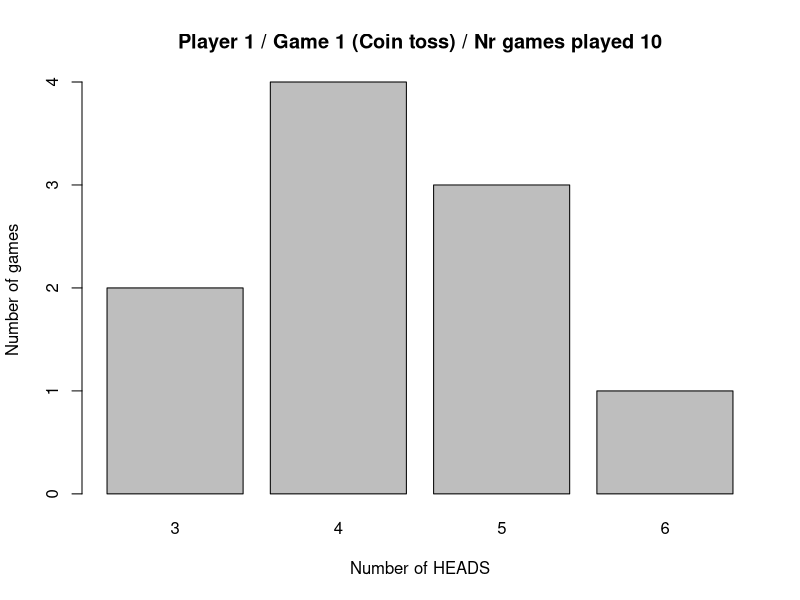
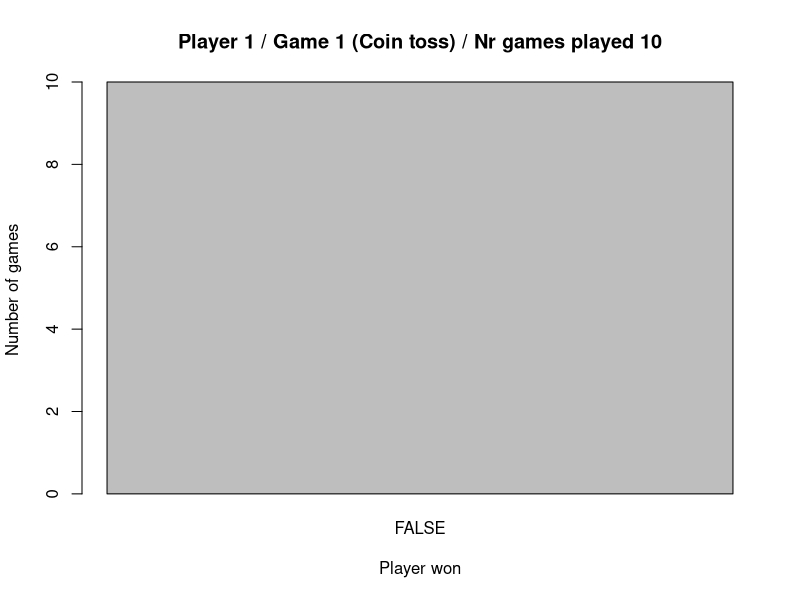
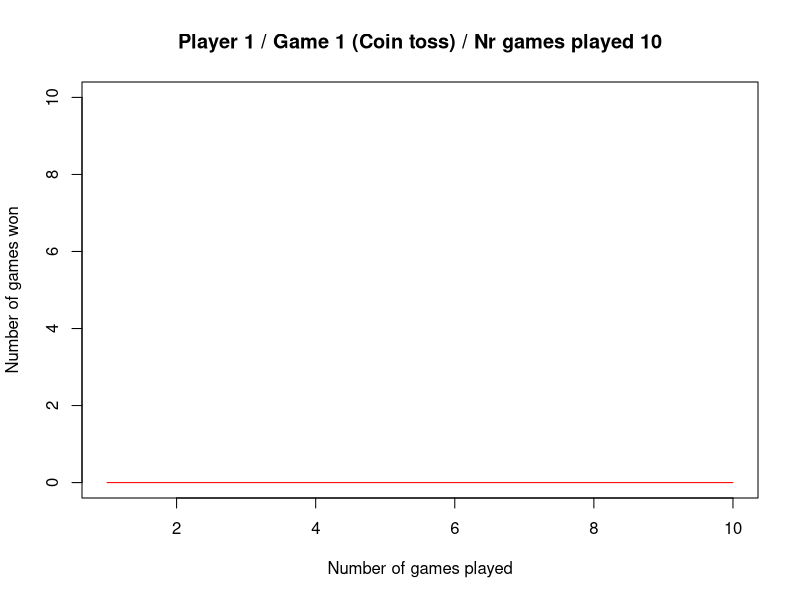
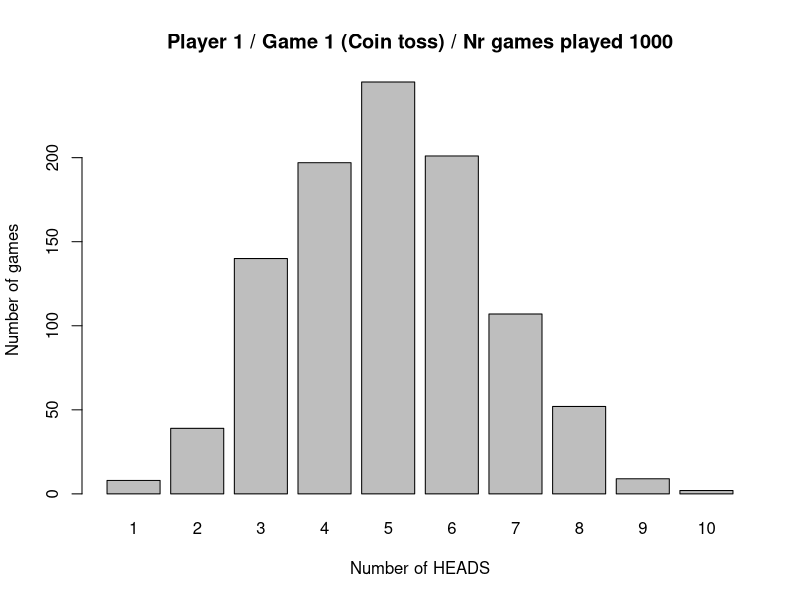
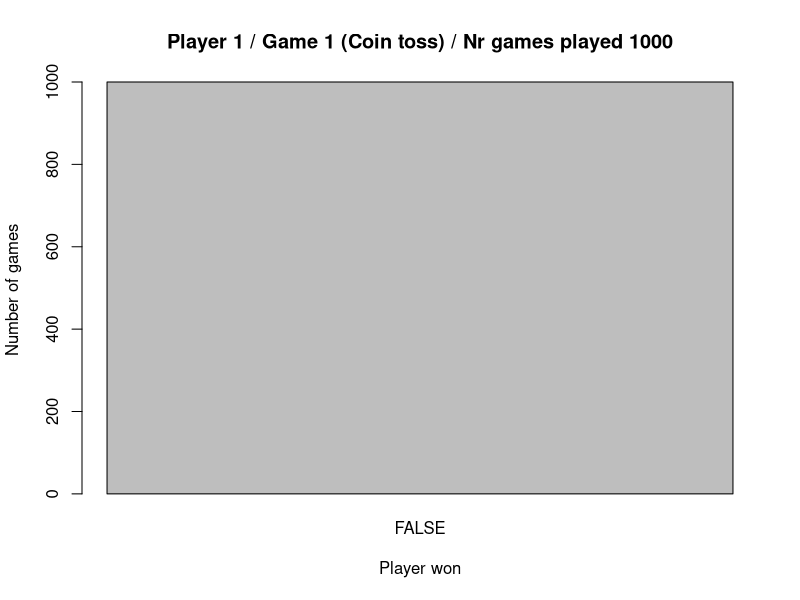
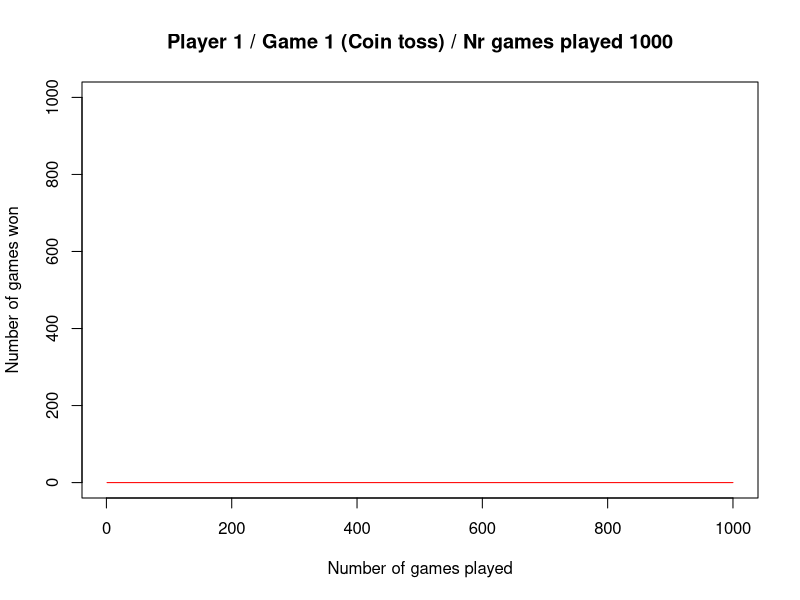
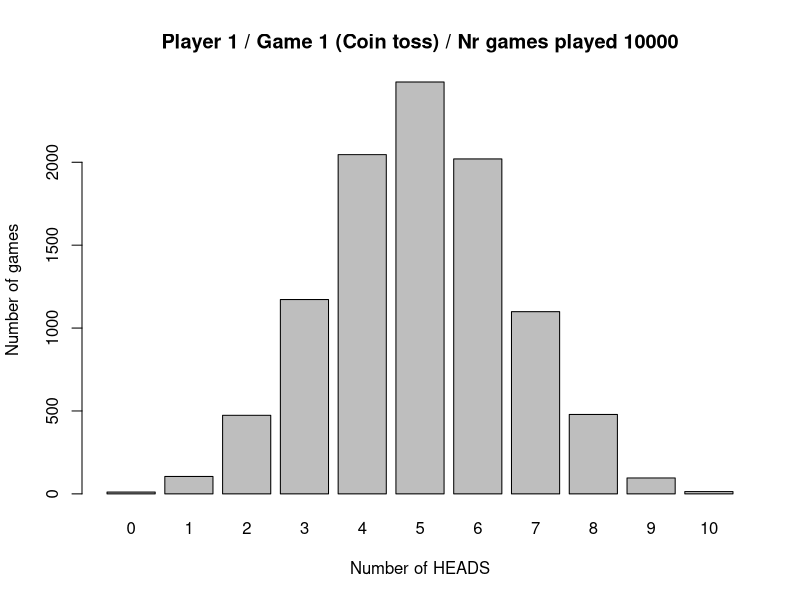
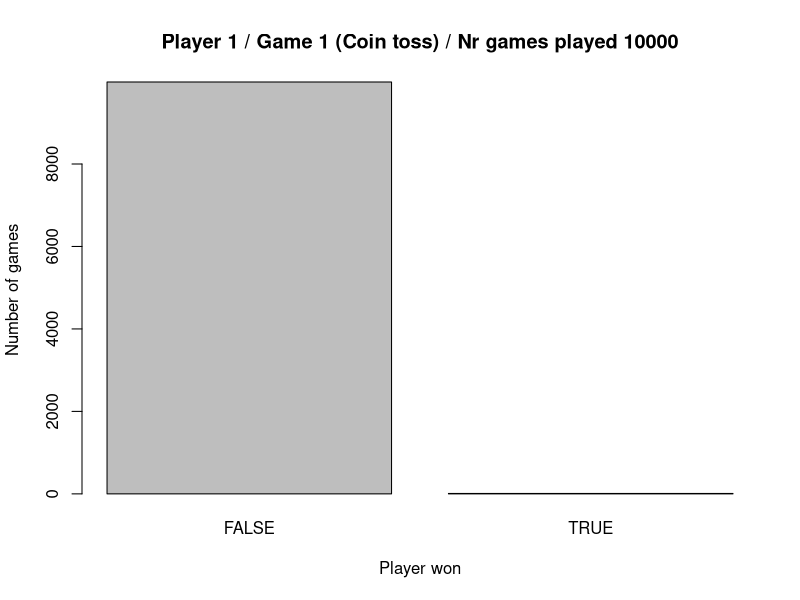

Reproduce these figures in R, in order. (Note: this script raises an error after producing the figures.)
# Virtual Monte Carlo Simulation

# author: Marko Intihar

rm(list = ls())
graphics.off()


# 1) The basic construct

# 1.1) Game: Toss 1 coin multiple times

# Toss a coin
coin_toss <- function(nr_tosses = 5){
  tosses <- sample(x = c(0,1),      # outcomes: 0 - tails  1 - heads
                   size = nr_tosses, 
                   replace = T) 
  return(tosses)
}

# Generate games of tossing a coin
game_coin_toss <- function(nr_coin_tosses = 5, nr_games_played, prediction){
  games <- replicate(n = nr_games_played, # generate multiple games
                     expr = coin_toss(nr_tosses = nr_coin_tosses))
  games <- t(games)  # transpose matrix row - game | column - toss inside one game
  heads_landed <- rowSums(games) # calculate number of times coin head landed during each game
  game_results <- data.frame(game_id = 1:nr_games_played, # data frame of game results
                             nr_HEADS = heads_landed,
                             prediction = prediction)
  game_results$player_won <- game_results$nr_HEADS == game_results$prediction
  return(game_results)
}


# 1.2) Game: Throw dice single time
dice_throw <- function(nr_throws = 1){
  throw <- sample(x = c(1,2,3,4,5,6), # outcomes: 1,2,3,4,5,6
                  size = nr_throws, 
                  replace = T)
  return(throw)
}

# Generate games of throwing one dice
game_dice_throw <- function(nr_throws = 1, nr_games_played, prediction){
  games <- replicate(n = nr_games_played, # generate multiple games
                     expr = dice_throw(nr_throws = nr_throws))
  game_results <- data.frame(game_id = 1:nr_games_played, # data frame of game results
                             number_landed = games,
                             prediction = prediction)
  game_results$player_won <- game_results$number_landed == game_results$prediction
  return(game_results)
}


# 1.3) Game: Throw two dices one time
two_dice_throw <- function(nr_throws = 1){
  throws <- dice_throw(2) # simulate each dice throw
  sum_of_numbers <- sum(throws) # calculate sum of numbers landed on both dices 
  return(sum_of_numbers)
}

# Generate games of throwing two dices
game_two_dice_throw <- function(nr_throws = 1, nr_games_played, prediction){
  games <- replicate(n = nr_games_played, # generate multiple games
                     expr = two_dice_throw(nr_throws = nr_throws))
  game_results <- data.frame(game_id = 1:nr_games_played, # data frame of game results
                             sum_numbers = games,
                             prediction = prediction)
  game_results$player_won <- game_results$sum_numbers == game_results$prediction
  return(game_results)
}


# 1.4) Roulette

# Create table for roulette results (conversion table)
table_roulette_numbers <- data.frame(number = 0:36,
                                     color = c("green",
                                               "red", "black", "red", "black", "red", "black", "red", "black",
                                               "red", "black", "black", "red", "black", "red", "black", "red",
                                               "black", "red", "red", "black", "red", "black", "red", "black",
                                               "red", "black", "red", "black", "black", "red", "black", "red",
                                               "black", "red", "black","red"),
                                     even_odd = c("/", rep(c("O", "E"), 18)),
                                     third = c("/", rep("1st",12), rep("2nd", 12), rep("3rd", 12)),
                                     low_high = c("/", rep("low", 18), rep("high", 18)))

# Convert factors to characters
table_roulette_numbers$color <- as.character(table_roulette_numbers$color)
table_roulette_numbers$even_odd <- as.character(table_roulette_numbers$even_odd)
table_roulette_numbers$third <- as.character(table_roulette_numbers$third)
table_roulette_numbers$low_high <- as.character(table_roulette_numbers$low_high)


# Game: spin metal ball inside roulette game
roulette <- function(table = table_roulette_numbers){
  number_spin <- sample(x = 0:36, size = 1, replace = T) # spinned number in roulette
  result <- table[number_spin + 1,] # result of the roulette game - all strategies of the game
  return(result)
}

# Generate games of playing roulette
game_roulette <- function(nr_games_played, prediction_strategy, prediction){
  
  # create an empty data frame
  game_results <- data.frame(game_id = 1:nr_games_played, # data frame of game results
                             prediction_strategy = prediction_strategy,
                             prediction = prediction,
                             number = rep(NA, nr_games_played),
                             color = rep(NA, nr_games_played),
                             even_odd = rep(NA, nr_games_played),
                             third = rep(NA, nr_games_played),
                             low_high = rep(NA, nr_games_played))
  
  # generate games using for loop
  for(i in 1:nr_games_played){
    game_results[i,c("number", "color", "even_odd", "third", "low_high")] <- roulette() # save game result to data frame
  }
  
  # calculate predictionion result
  game_results$player_won <- game_results[, prediction_strategy] == game_results$prediction
  return(game_results)
}


# 2) The simulation procedure & visualization results

set.seed(123) # set seed - so you will have repeatable results

# 2.1) Game simulation

# Player 1
player_1_game_1_10_runs   <- game_coin_toss(nr_coin_tosses = 10, nr_games_played = 10, prediction = 0)
player_1_game_1_1k_runs   <- game_coin_toss(nr_coin_tosses = 10, nr_games_played = 1000, prediction = 0)
player_1_game_1_10k_runs  <- game_coin_toss(nr_coin_tosses = 10, nr_games_played = 10000, prediction = 0)

player_1_game_2_10_runs   <- game_dice_throw(nr_throws = 1, nr_games_played = 10, prediction = 2)
player_1_game_2_1k_runs   <- game_dice_throw(nr_throws = 1, nr_games_played = 1000, prediction = 2)
player_1_game_2_10k_runs  <- game_dice_throw(nr_throws = 1, nr_games_played = 10000, prediction = 2)

player_1_game_3_10_runs   <- game_two_dice_throw(nr_throws = 1, nr_games_played = 10, prediction = 4)
player_1_game_3_1k_runs   <- game_two_dice_throw(nr_throws = 1, nr_games_played = 1000, prediction = 4)
player_1_game_3_10k_runs  <- game_two_dice_throw(nr_throws = 1, nr_games_played = 10000, prediction = 4)

player_1_game_4_10_runs   <- game_roulette(nr_games_played = 10, prediction_strategy = "number", prediction = 0)
player_1_game_4_1k_runs   <- game_roulette(nr_games_played = 1000, prediction_strategy = "number", prediction = 0) 
player_1_game_4_10k_runs  <- game_roulette(nr_games_played = 10000, prediction_strategy = "number", prediction = 0) 


# Player 2
player_2_game_1_10_runs   <- game_coin_toss(nr_coin_tosses = 10, nr_games_played = 10, prediction = 2)
player_2_game_1_1k_runs   <- game_coin_toss(nr_coin_tosses = 10, nr_games_played = 1000, prediction = 2)
player_2_game_1_10k_runs  <- game_coin_toss(nr_coin_tosses = 10, nr_games_played = 10000, prediction = 2)

player_2_game_2_10_runs   <- game_dice_throw(nr_throws = 1, nr_games_played = 10, prediction = 1)
player_2_game_2_1k_runs   <- game_dice_throw(nr_throws = 1, nr_games_played = 1000, prediction = 1)
player_2_game_2_10k_runs  <- game_dice_throw(nr_throws = 1, nr_games_played = 10000, prediction = 1)

player_2_game_3_10_runs   <- game_two_dice_throw(nr_throws = 1, nr_games_played = 10, prediction = 7)
player_2_game_3_1k_runs   <- game_two_dice_throw(nr_throws = 1, nr_games_played = 1000, prediction = 7)
player_2_game_3_10k_runs  <- game_two_dice_throw(nr_throws = 1, nr_games_played = 10000, prediction = 7)

player_2_game_4_10_runs   <- game_roulette(nr_games_played = 10, prediction_strategy = "color", prediction = "red")
player_2_game_4_1k_runs   <- game_roulette(nr_games_played = 1000, prediction_strategy = "color", prediction = "red") 
player_2_game_4_10k_runs  <- game_roulette(nr_games_played = 10000, prediction_strategy = "color", prediction = "red") 


# Player 3
player_3_game_1_10_runs   <- game_coin_toss(nr_coin_tosses = 10, nr_games_played = 10, prediction = 5)
player_3_game_1_1k_runs   <- game_coin_toss(nr_coin_tosses = 10, nr_games_played = 1000, prediction = 5)
player_3_game_1_10k_runs  <- game_coin_toss(nr_coin_tosses = 10, nr_games_played = 10000, prediction = 5)

player_3_game_2_10_runs   <- game_dice_throw(nr_throws = 1, nr_games_played = 10, prediction = 4)
player_3_game_2_1k_runs   <- game_dice_throw(nr_throws = 1, nr_games_played = 1000, prediction = 4)
player_3_game_2_10k_runs  <- game_dice_throw(nr_throws = 1, nr_games_played = 10000, prediction = 4)

player_3_game_3_10_runs   <- game_two_dice_throw(nr_throws = 1, nr_games_played = 10, prediction = 9)
player_3_game_3_1k_runs   <- game_two_dice_throw(nr_throws = 1, nr_games_played = 1000, prediction = 9)
player_3_game_3_10k_runs  <- game_two_dice_throw(nr_throws = 1, nr_games_played = 10000, prediction = 9)

player_3_game_4_10_runs   <- game_roulette(nr_games_played = 10, prediction_strategy = "even_odd", prediction = "E")
player_3_game_4_1k_runs   <- game_roulette(nr_games_played = 1000, prediction_strategy = "even_odd", prediction = "E") 
player_3_game_4_10k_runs  <- game_roulette(nr_games_played = 10000, prediction_strategy = "even_odd", prediction = "E") 


# Player 4
player_4_game_1_10_runs   <- game_coin_toss(nr_coin_tosses = 10, nr_games_played = 10, prediction = 7)
player_4_game_1_1k_runs   <- game_coin_toss(nr_coin_tosses = 10, nr_games_played = 1000, prediction = 7)
player_4_game_1_10k_runs  <- game_coin_toss(nr_coin_tosses = 10, nr_games_played = 10000, prediction = 7)

player_4_game_2_10_runs   <- game_dice_throw(nr_throws = 1, nr_games_played = 10, prediction = 6)
player_4_game_2_1k_runs   <- game_dice_throw(nr_throws = 1, nr_games_played = 1000, prediction = 6)
player_4_game_2_10k_runs  <- game_dice_throw(nr_throws = 1, nr_games_played = 10000, prediction = 6)

player_4_game_3_10_runs   <- game_two_dice_throw(nr_throws = 1, nr_games_played = 10, prediction = 10)
player_4_game_3_1k_runs   <- game_two_dice_throw(nr_throws = 1, nr_games_played = 1000, prediction = 10)
player_4_game_3_10k_runs  <- game_two_dice_throw(nr_throws = 1, nr_games_played = 10000, prediction = 10)

player_4_game_4_10_runs   <- game_roulette(nr_games_played = 10, prediction_strategy = "third", prediction = "3rd")
player_4_game_4_1k_runs   <- game_roulette(nr_games_played = 1000, prediction_strategy = "third", prediction = "3rd") 
player_4_game_4_10k_runs  <- game_roulette(nr_games_played = 10000, prediction_strategy = "third", prediction = "3rd") 


# Player 5
player_5_game_1_10_runs   <- game_coin_toss(nr_coin_tosses = 10, nr_games_played = 10, prediction = 9)
player_5_game_1_1k_runs   <- game_coin_toss(nr_coin_tosses = 10, nr_games_played = 1000, prediction = 9)
player_5_game_1_10k_runs  <- game_coin_toss(nr_coin_tosses = 10, nr_games_played = 10000, prediction = 9)

player_5_game_2_10_runs   <- game_dice_throw(nr_throws = 1, nr_games_played = 10, prediction = 3)
player_5_game_2_1k_runs   <- game_dice_throw(nr_throws = 1, nr_games_played = 1000, prediction = 3)
player_5_game_2_10k_runs  <- game_dice_throw(nr_throws = 1, nr_games_played = 10000, prediction = 3)

player_5_game_3_10_runs   <- game_two_dice_throw(nr_throws = 1, nr_games_played = 10, prediction = 12)
player_5_game_3_1k_runs   <- game_two_dice_throw(nr_throws = 1, nr_games_played = 1000, prediction = 12)
player_5_game_3_10k_runs  <- game_two_dice_throw(nr_throws = 1, nr_games_played = 10000, prediction = 12)

player_5_game_4_10_runs   <- game_roulette(nr_games_played = 10, prediction_strategy = "low_high", prediction = "high")
player_5_game_4_1k_runs   <- game_roulette(nr_games_played = 1000, prediction_strategy = "low_high", prediction = "high") 
player_5_game_4_10k_runs  <- game_roulette(nr_games_played = 10000, prediction_strategy = "low_high", prediction = "high") 


# Visualization of results

# Function for creating plots
visualize_results <- function(game_result, player, game_name, outcome_var, outcome_name){
  
  barplot(table(game_result[,outcome_var]),
          main = paste("Player ", player, " / ", game_name, " / Nr games played ", nrow(game_result), sep = ""),
          xlab = outcome_name,
          ylab = "Number of games")
  
  barplot(table(game_result$player_won),
          main = paste("Player ", player, " / ", game_name, " / Nr games played ", nrow(game_result), sep = ""),
          xlab = "Player won",
          ylab = "Number of games")
  
  plot(x = game_result$game_id,
       y = cumsum(game_result$player_won),
       type ="l",
       col = "red",
       main = paste("Player ", player, " / ", game_name, " / Nr games played ", nrow(game_result), sep = ""),
       xlab = "Number of games played",
       ylab = "Number of games won", 
       ylim = c(0, max(game_result$game_id)))
}


# Player 1
visualize_results(game_result = player_1_game_1_10_runs,  player = 1, game_name = "Game 1 (Coin toss)", outcome_var = "nr_HEADS", outcome_name = "Number of HEADS")
visualize_results(game_result = player_1_game_1_1k_runs,  player = 1, game_name = "Game 1 (Coin toss)", outcome_var = "nr_HEADS", outcome_name = "Number of HEADS")
visualize_results(game_result = player_1_game_1_10k_runs, player = 1, game_name = "Game 1 (Coin toss)", outcome_var = "nr_HEADS", outcome_name = "Number of HEADS")

visualize_results(game_result = player_1_game_2_10_runs,  player = 1, game_name = "Game 2 (Dice throw)", outcome_var = "number_landed", outcome_name = "Number landed")
visualize_results(game_result = player_1_game_2_1k_runs,  player = 1, game_name = "Game 2 (Dice throw)", outcome_var = "number_landed", outcome_name = "Number landed")
visualize_results(game_result = player_1_game_2_10k_runs, player = 1, game_name = "Game 2 (Dice throw)", outcome_var = "number_landed", outcome_name = "Number landed")

visualize_results(game_result = player_1_game_3_10_runs,  player = 1, game_name = "Game 3 (Two dice throw)", outcome_var = "sum_numbers", outcome_name = "Total numbers landed")
visualize_results(game_result = player_1_game_3_1k_runs,  player = 1, game_name = "Game 3 (Two dice throw)", outcome_var = "sum_numbers", outcome_name = "Total numbers landed")
visualize_results(game_result = player_1_game_3_10k_runs, player = 1, game_name = "Game 3 (Two dice throw)", outcome_var = "sum_numbers", outcome_name = "Total numbers landed")

visualize_results(game_result = player_1_game_4_10_runs,  player = 1, game_name = "Game 4 (Roulette)", outcome_var = "number", outcome_name = "Number landed")
visualize_results(game_result = player_1_game_4_1k_runs,  player = 1, game_name = "Game 4 (Roulette)", outcome_var = "number", outcome_name = "Number landed")
visualize_results(game_result = player_1_game_4_10k_runs, player = 1, game_name = "Game 4 (Roulette)", outcome_var = "number", outcome_name = "Number landed")


# Player 2
visualize_results(game_result = player_2_game_1_10_runs,  player = 2, game_name = "Game 1 (Coin toss)", outcome_var = "nr_HEADS", outcome_name = "Number of HEADS")
visualize_results(game_result = player_2_game_1_1k_runs,  player = 2, game_name = "Game 1 (Coin toss)", outcome_var = "nr_HEADS", outcome_name = "Number of HEADS")
visualize_results(game_result = player_2_game_1_10k_runs, player = 2, game_name = "Game 1 (Coin toss)", outcome_var = "nr_HEADS", outcome_name = "Number of HEADS")

visualize_results(game_result = player_2_game_2_10_runs,  player = 2, game_name = "Game 2 (Dice throw)", outcome_var = "number_landed", outcome_name = "Number landed")
visualize_results(game_result = player_2_game_2_1k_runs,  player = 2, game_name = "Game 2 (Dice throw)", outcome_var = "number_landed", outcome_name = "Number landed")
visualize_results(game_result = player_2_game_2_10k_runs, player = 2, game_name = "Game 2 (Dice throw)", outcome_var = "number_landed", outcome_name = "Number landed")

visualize_results(game_result = player_2_game_3_10_runs,  player = 2, game_name = "Game 3 (Two dice throw)", outcome_var = "sum_numbers", outcome_name = "Total numbers landed")
visualize_results(game_result = player_2_game_3_1k_runs,  player = 2, game_name = "Game 3 (Two dice throw)", outcome_var = "sum_numbers", outcome_name = "Total numbers landed")
visualize_results(game_result = player_2_game_3_10k_runs, player = 2, game_name = "Game 3 (Two dice throw)", outcome_var = "sum_numbers", outcome_name = "Total numbers landed")

visualize_results(game_result = player_2_game_4_10_runs,  player = 2, game_name = "Game 4 (Roulette)", outcome_var = "color", outcome_name = "Color landed")
visualize_results(game_result = player_2_game_4_1k_runs,  player = 2, game_name = "Game 4 (Roulette)", outcome_var = "color", outcome_name = "Color landed")
visualize_results(game_result = player_2_game_4_10k_runs, player = 2, game_name = "Game 4 (Roulette)", outcome_var = "color", outcome_name = "Color landed")


# Player 3
visualize_results(game_result = player_3_game_1_10_runs,  player = 3, game_name = "Game 1 (Coin toss)", outcome_var = "nr_HEADS", outcome_name = "Number of HEADS")
visualize_results(game_result = player_3_game_1_1k_runs,  player = 3, game_name = "Game 1 (Coin toss)", outcome_var = "nr_HEADS", outcome_name = "Number of HEADS")
visualize_results(game_result = player_3_game_1_10k_runs, player = 3, game_name = "Game 1 (Coin toss)", outcome_var = "nr_HEADS", outcome_name = "Number of HEADS")

visualize_results(game_result = player_3_game_2_10_runs,  player = 3, game_name = "Game 2 (Dice throw)", outcome_var = "number_landed", outcome_name = "Number landed")
visualize_results(game_result = player_3_game_2_1k_runs,  player = 3, game_name = "Game 2 (Dice throw)", outcome_var = "number_landed", outcome_name = "Number landed")
visualize_results(game_result = player_3_game_2_10k_runs, player = 3, game_name = "Game 2 (Dice throw)", outcome_var = "number_landed", outcome_name = "Number landed")

visualize_results(game_result = player_3_game_3_10_runs,  player = 3, game_name = "Game 3 (Two dice throw)", outcome_var = "sum_numbers", outcome_name = "Total numbers landed")
visualize_results(game_result = player_3_game_3_1k_runs,  player = 3, game_name = "Game 3 (Two dice throw)", outcome_var = "sum_numbers", outcome_name = "Total numbers landed")
visualize_results(game_result = player_3_game_3_10k_runs, player = 3, game_name = "Game 3 (Two dice throw)", outcome_var = "sum_numbers", outcome_name = "Total numbers landed")

visualize_results(game_result = player_3_game_4_10_runs,  player = 3, game_name = "Game 4 (Roulette)", outcome_var = "even_odd", outcome_name = "Even / Odd number landed")
visualize_results(game_result = player_3_game_4_1k_runs,  player = 3, game_name = "Game 4 (Roulette)", outcome_var = "even_odd", outcome_name = "Even / Odd number landed")
visualize_results(game_result = player_3_game_4_10k_runs, player = 3, game_name = "Game 4 (Roulette)", outcome_var = "even_odd", outcome_name = "Even / Odd number landed")


# Player 4
visualize_results(game_result = player_4_game_1_10_runs,  player = 4, game_name = "Game 1 (Coin toss)", outcome_var = "nr_HEADS", outcome_name = "Number of HEADS")
visualize_results(game_result = player_4_game_1_1k_runs,  player = 4, game_name = "Game 1 (Coin toss)", outcome_var = "nr_HEADS", outcome_name = "Number of HEADS")
visualize_results(game_result = player_4_game_1_10k_runs, player = 4, game_name = "Game 1 (Coin toss)", outcome_var = "nr_HEADS", outcome_name = "Number of HEADS")

visualize_results(game_result = player_4_game_2_10_runs,  player = 4, game_name = "Game 2 (Dice throw)", outcome_var = "number_landed", outcome_name = "Number landed")
visualize_results(game_result = player_4_game_2_1k_runs,  player = 4, game_name = "Game 2 (Dice throw)", outcome_var = "number_landed", outcome_name = "Number landed")
visualize_results(game_result = player_4_game_2_10k_runs, player = 4, game_name = "Game 2 (Dice throw)", outcome_var = "number_landed", outcome_name = "Number landed")

visualize_results(game_result = player_4_game_3_10_runs,  player = 4, game_name = "Game 3 (Two dice throw)", outcome_var = "sum_numbers", outcome_name = "Total numbers landed")
visualize_results(game_result = player_4_game_3_1k_runs,  player = 4, game_name = "Game 3 (Two dice throw)", outcome_var = "sum_numbers", outcome_name = "Total numbers landed")
visualize_results(game_result = player_4_game_3_10k_runs, player = 4, game_name = "Game 3 (Two dice throw)", outcome_var = "sum_numbers", outcome_name = "Total numbers landed")

visualize_results(game_result = player_4_game_4_10_runs,  player = 4, game_name = "Game 4 (Roulette)", outcome_var = "third", outcome_name = "Number which third landed")
visualize_results(game_result = player_4_game_4_1k_runs,  player = 4, game_name = "Game 4 (Roulette)", outcome_var = "third", outcome_name = "Number which third landed")
visualize_results(game_result = player_4_game_4_10k_runs, player = 4, game_name = "Game 4 (Roulette)", outcome_var = "third", outcome_name = "Number which third landed")


# Player 5
visualize_results(game_result = player_5_game_1_10_runs,  player = 5, game_name = "Game 1 (Coin toss)", outcome_var = "nr_HEADS", outcome_name = "Number of HEADS")
visualize_results(game_result = player_5_game_1_1k_runs,  player = 5, game_name = "Game 1 (Coin toss)", outcome_var = "nr_HEADS", outcome_name = "Number of HEADS")
visualize_results(game_result = player_5_game_1_10k_runs, player = 5, game_name = "Game 1 (Coin toss)", outcome_var = "nr_HEADS", outcome_name = "Number of HEADS")

visualize_results(game_result = player_5_game_2_10_runs,  player = 5, game_name = "Game 2 (Dice throw)", outcome_var = "number_landed", outcome_name = "Number landed")
visualize_results(game_result = player_5_game_2_1k_runs,  player = 5, game_name = "Game 2 (Dice throw)", outcome_var = "number_landed", outcome_name = "Number landed")
visualize_results(game_result = player_5_game_2_10k_runs, player = 5, game_name = "Game 2 (Dice throw)", outcome_var = "number_landed", outcome_name = "Number landed")

visualize_results(game_result = player_5_game_3_10_runs,  player = 5, game_name = "Game 3 (Two dice throw)", outcome_var = "sum_numbers", outcome_name = "Total numbers landed")
visualize_results(game_result = player_5_game_3_1k_runs,  player = 5, game_name = "Game 3 (Two dice throw)", outcome_var = "sum_numbers", outcome_name = "Total numbers landed")
visualize_results(game_result = player_5_game_3_10k_runs, player = 5, game_name = "Game 3 (Two dice throw)", outcome_var = "sum_numbers", outcome_name = "Total numbers landed")

visualize_results(game_result = player_5_game_4_10_runs,  player = 5, game_name = "Game 4 (Roulette)", outcome_var = "low_high", outcome_name = "Low / High number landed")
visualize_results(game_result = player_5_game_4_1k_runs,  player = 5, game_name = "Game 4 (Roulette)", outcome_var = "low_high", outcome_name = "Low / High number landed")
visualize_results(game_result = player_5_game_4_10k_runs, player = 5, game_name = "Game 4 (Roulette)", outcome_var = "low_high", outcome_name = "Low / High number landed")

outcomes<-c(rep(0,100),0,1,rep(1,50),rep(1,50))
cases<-length(outcomes)
print(sum(outcomes)/cases)

game <- function(runs=5){
  outcomes <- sample(x=c(0,1),size=runs,replace = T)
  return(outcomes)
}
  
g<-game()
s<-sum(g/length(g))+0.00000001+1
print(ceiling(s))

letters <- c("a","b","c","d","e","f")
numbers <- c(1:length(letters),2,4,6)
set<-letters[numbers]
selector<-c(seq(1,7,2),8)
print(set[selector])


25%/%4

z=325+1i
typeof(z)
is.numeric(z)

toupper(tolower(substr(x="Asia Continent",start=1,stop = 4)))
typeof(F)

print(paste("i","j",1:5,sep = ";"))
v <- seq(from=2,to=20,by=2)
print(v[3:5])
seq(1:5)



v1<-10:13
v2<-c(1,1)
v1*v2


v1<-rep("a",5)
v2<-1:5
v2<-as.character(v2)
print(paste(v1,v2,sep=""))

row.names(x)

table <- data.frame(row=1:5,
                    age=c(75,50,30,50,20),
                    color=rep("blue",5))
print(table[1:2,2:3])

x<-125
y<-125

ss<-function(x,y,a){
  rez<-(x+y)^a
  return(rez)
}
ss(3,2)


M<- matrix(data=11:16,nrow=2,byrow=T)
rownames(M)<-paste("row",1:nrow(M),sep = "")
colnames(M)<-paste("col",1:ncol(M),sep = "")
print(apply(X=M, MARGIN = 2, FUN=function(x){sum(x)}))

my_sum<-function(vec,...){
  s<-sum(vec,...)
  return(s)
}
v<-c(1,2,-4,5,0)
print(my_sum(v))


a1<-seq(1,3,1)
a2<-rep(0,3)
a3<-6:4

A1<-paste(a1,a2,seq=":")
A2<-paste(A1,a3,sep = "")
A3<-paste("s",A2,"e",sep=";;")

print(A3)

v1<-1:10
v2<-0:9
v2<-v2*(-1)
v<-mean(v1+v2)
print(-1*v)



M1<-matrix(data=rep(1:8), nrow = 4)
M2<-matrix(data = seq(0,4,length.out = 8), nrow = 4)
M3<-matrix(data=rep(2,8),nrow=4)
M<-cbind(M1,M2,M3)

counter <- 1
for(i in 1:nrow(M)){
  for(j in 1:ncol(M)){
    if(M[i,j] >= 3){
      break
    }
    counter <- counter + 1
  }
  if(M[i,j]>=3){
    break
  }
}

print(counter)

